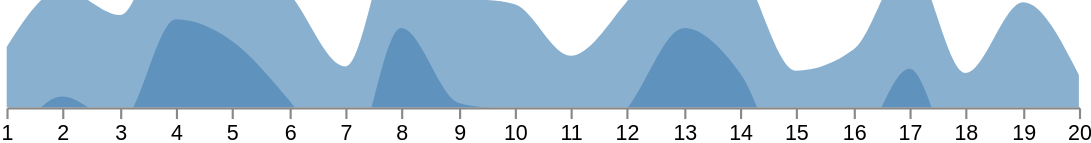

Describe this chart as a Vega-Lite specification.
### Vega specification from a JSON file in a GitHub repository (floating-point values rounded to 4 significant figures)
{"schema": {"language": "vega", "version": "3.0"}, "width": 500, "height": 50, "signals": [{"name": "layers", "value": 2, "on": [{"events": "mousedown!", "update": "1 + (layers % 4)"}]}, {"name": "vheight", "update": "height * layers"}, {"name": "opacity", "update": "pow(layers, -2/3)"}], "data": [{"name": "layer_indices", "values": [0, 1, 2, 3], "transform": [{"type": "filter", "expr": "datum.data < layers"}, {"type": "formula", "expr": "datum.data * -height", "as": "offset"}]}, {"name": "table", "values": [{"x": 1, "y": 28}, {"x": 2, "y": 55}, {"x": 3, "y": 43}, {"x": 4, "y": 91}, {"x": 5, "y": 81}, {"x": 6, "y": 53}, {"x": 7, "y": 19}, {"x": 8, "y": 87}, {"x": 9, "y": 52}, {"x": 10, "y": 48}, {"x": 11, "y": 24}, {"x": 12, "y": 49}, {"x": 13, "y": 87}, {"x": 14, "y": 66}, {"x": 15, "y": 17}, {"x": 16, "y": 27}, {"x": 17, "y": 68}, {"x": 18, "y": 16}, {"x": 19, "y": 49}, {"x": 20, "y": 15}]}], "scales": [{"name": "x", "type": "linear", "range": "width", "zero": false, "round": true, "domain": {"data": "table", "field": "x"}}, {"name": "y", "type": "linear", "range": [{"signal": "vheight"}, 0], "nice": true, "zero": true, "domain": {"data": "table", "field": "y"}}], "axes": [{"orient": "bottom", "scale": "x", "tickCount": 20}], "marks": [{"type": "group", "encode": {"update": {"width": {"field": {"group": "width"}}, "height": {"field": {"group": "height"}}, "clip": {"value": true}}}, "marks": [{"type": "group", "from": {"data": "layer_indices"}, "encode": {"update": {"y": {"field": "offset"}}}, "marks": [{"type": "area", "from": {"data": "table"}, "encode": {"enter": {"interpolate": {"value": "monotone"}, "x": {"scale": "x", "field": "x"}, "fill": {"value": "steelblue"}}, "update": {"y": {"scale": "y", "field": "y"}, "y2": {"scale": "y", "value": 0}, "fillOpacity": {"signal": "opacity"}}}}]}]}]}
